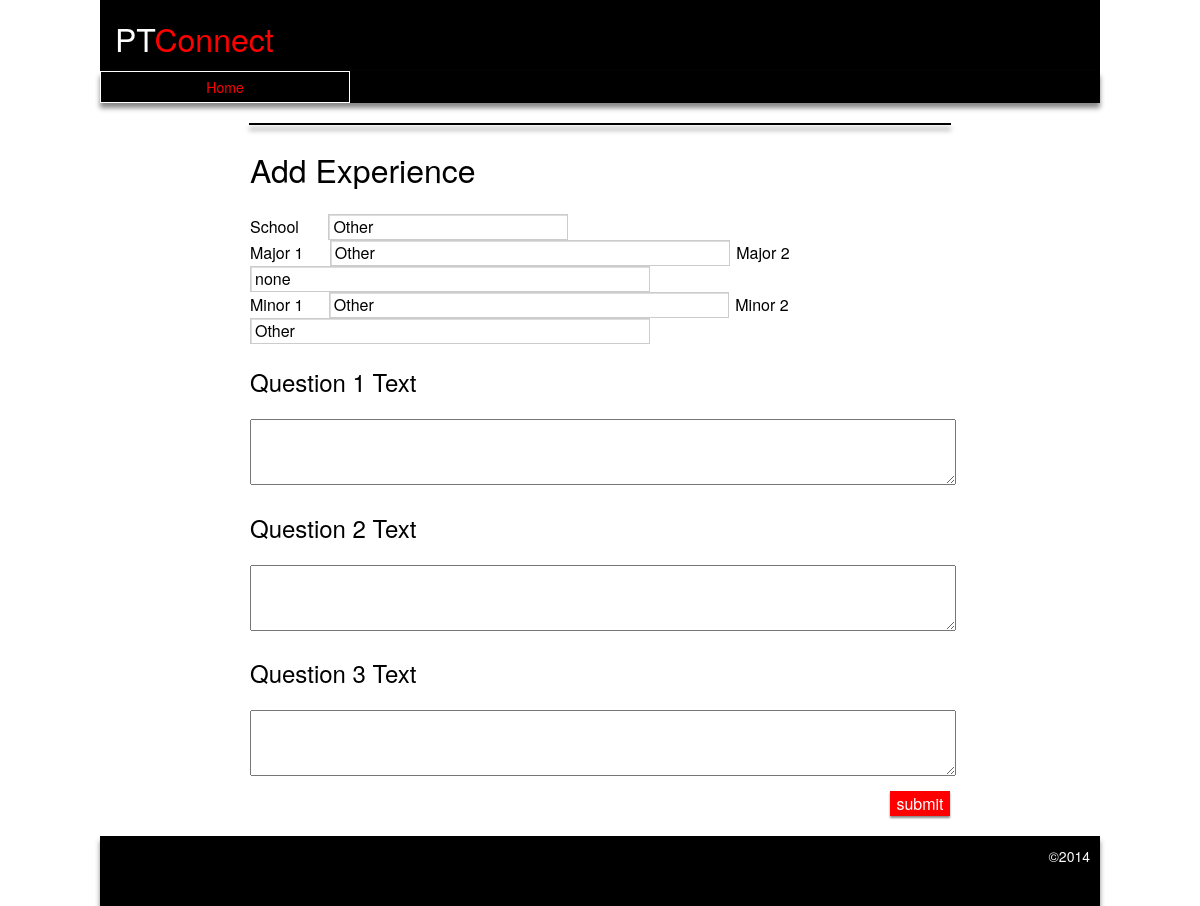
Page /project_files/php_work_material/myCollege.php on the earlier database version.
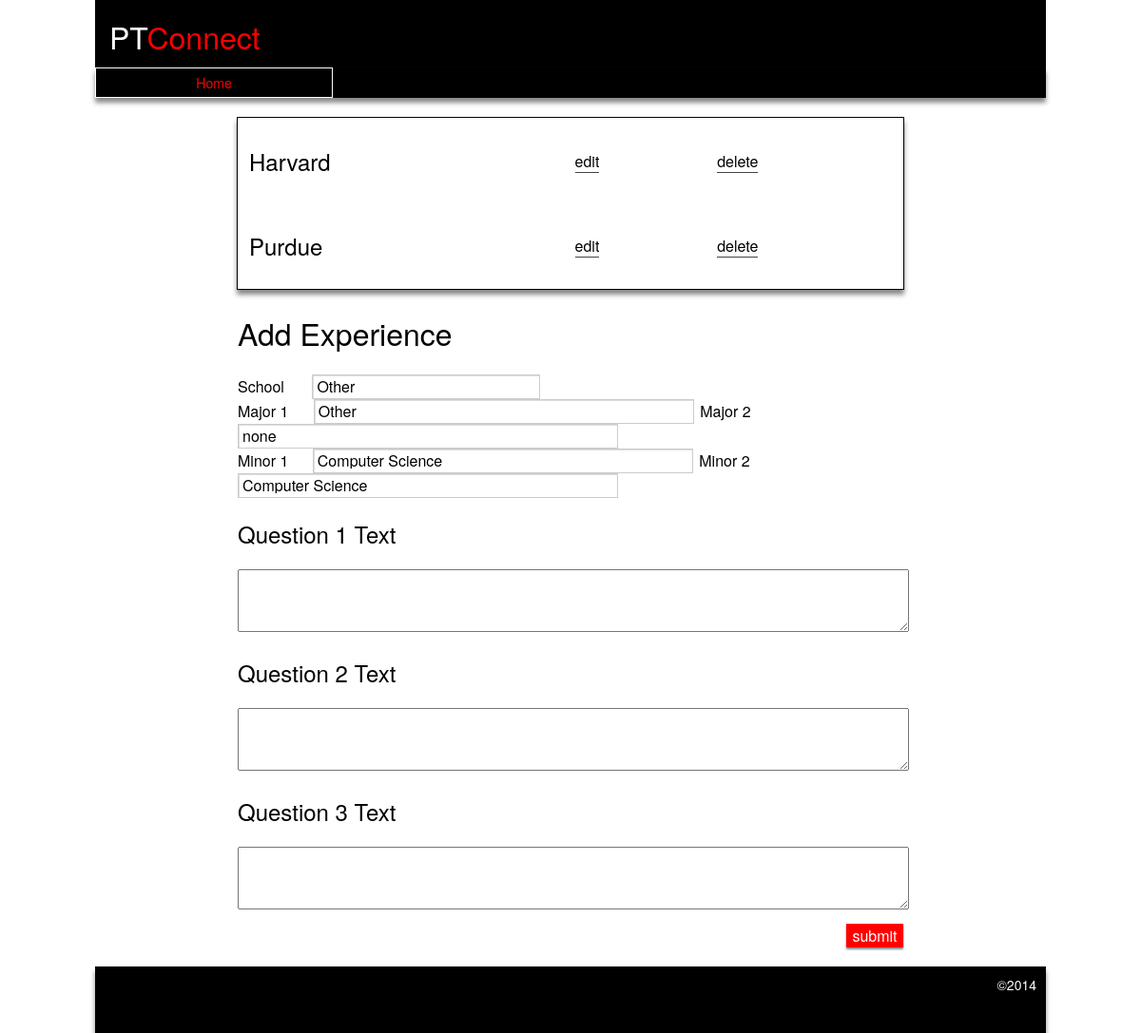
Same page on the later database version.
### tables this page shows
CREATE TABLE IF NOT EXISTS `universities` (
  `id` int(11) NOT NULL AUTO_INCREMENT,
  `name` varchar(45) NOT NULL,
  `location` varchar(45) NOT NULL,
  `image_link` varchar(45) NOT NULL,
  PRIMARY KEY (`id`)
);

### project_files/model/university_db.php (called while the page is built, shortened)
<?php
function get_colleges() {
        global $db;
        $query = "SELECT *
        FROM universities
        ORDER BY name";
        $request = $db->query($query);
        return $request;
}
?>

### project_files/model/concentration_db.php (called while the page is built, shortened)
<?php
function get_minors() {
    global $db;
    $query = 'SELECT DISTINCT name
   FROM concentration
   WHERE major_minor = 1
   ORDER BY name';
    $result = $db->query($query);
    return $result->fetchAll(PDO::FETCH_COLUMN,0);
}
?>

### project_files/php_work_material/myCollege.php (the view, shortened to what this page needs)
<!DOCTYPE html>
<?php
include "../model/database.php";
include "../model/university_db.php";
include "../model/concentration_db.php";
$minors = get_minors();
if(isset($_POST['action']))
{
    $action = $_POST['action'];
}
else
{
    $action='display';
}
if($action==='display')
{
        $colleges = get_colleges();
}
include "header.php"
?>
<html>
	<head>
		<link rel="stylesheet" type="text/css" href="stylesheet.css" />
	</head>
	<body>
	<div id="wrapper1">
    	<div id='wrapper2'>
		<div id='table'>
			<table>
                <?php  foreach($colleges as $college) { ?>
                    <tr>
                        <td><h1><?php echo $college['name']; ?></h1></td>
                        <td>
                            <form action="myCollege.php" method="post">
                                <input id="submitLink" type="submit" value="edit" name="submit"/>
                            </form>
                        </td>
                        <td>
                            <form action="myCollege.php" method="post">
                                <input id="submitLink" type="submit" value="delete" name="submit"/>
                            </form>
                    </tr>
                <?php  } ?>
			</table>
		</div>
		<div id="add">
			<h1><?php if($action==='display') { echo "Add Experience";} else { echo "Edit Experience";} ?></h1>
			<form method="post" action="myCollege.php">
				<label>School</label>
				<select class="dropdown2" id="college2">
                    <option value = "1" class = ".textexp"> Other </option>
                </select>
				<br>
				<label style="margin-right: 2px;">Major 1</label>
				<select class="dropdown2" id = "major1">
                    <option value = "1" class = ".textexp"> Other </option>
                </select>
				<label style="margin-left: 2px;">Major 2</label>
				<select class="dropdown2" id = "major2">
                    <option>none</option>
                </select>
				<br>
				<label style="margin-right: 1px;">Minor 1</label>
				<select class="dropdown2" id = "minor1">
                    <?php for($i = 0; $i < count($minors); $i++) { ?>
                        <?php if($action === 'populate_edit') { ?>
                            <option <?php if($sp_college['type'] === $minors[$i] ) { ?> selected <?php } ?>><?php echo $minors[$i] ?></option>
                        <?php }else { ?> <option><?php echo $minors[$i] ?> <?php } ?></option>
                    <?php } ?>
                    <option value = "1" class = ".textexp"> Other </option>
                </select>
                <label style="margin-left: 2px;">Minor 2</label>
				<select class="dropdown2" id = "minor2">
                    <?php for($i = 0; $i < count($minors); $i++) { ?>
                        <?php if($action === 'populate_edit') { ?>
                            <option <?php if($sp_college['type'] === $minors[$i] ) { ?> selected <?php } ?>><?php echo $minors[$i] ?></option>
                        <?php }else { ?> <option><?php echo $minors[$i] ?> <?php } ?></option>
                    <?php } ?>
                    <option value = "1" class = ".textexp"> Other </option>
                </select>
                <h2>Question 1 Text</h2>
				<textarea class="questions" rows="4"></textarea>
				<h2>Question 2 Text</h2>
				<textarea class="questions" rows="4"></textarea>
				<h2>Question 3 Text</h2>
				<textarea class="questions" rows="4"></textarea>
				<input type="submit" id="addButton" value="submit">
			</form>
		</div>
		</div>
		</div>
	</body>
</html>
<?php include "footer.php" ?>

### project_files/php_work_material/header.php (shortened to what this page needs)
<html>
<head>
    <link rel="stylesheet" type="text/css" href="stylesheet.css" />
</head>
<body>
<div id='navTop'>
    <ul>
        <li><span id="white">PT</span><span id="red">Connect</span></li>
    </ul>
</div>
<div id='tabs'>
    <ul>
        <li class='active'><a href='index.php'><span>Home</span></a></li>
</div>
</body>
</html>

### project_files/php_work_material/footer.php (shortened to what this page needs)
<html>
<head>
    <link rel="stylesheet" type="text/css" href="stylesheet.css" />
</head>
<body>
<div id="footer">
    <h1>&#169;2014</h1>
</div>
</body>
</html>

### project_files/php_work_material/stylesheet.css (style rules this page uses)
body, html { min-width: 700px; max-width: 1000px; margin: 0 auto; height:100%; }
#white { color: white; }
#red { color: red; }
#navTop { background: #000000; }
#navTop ul { width: 100%; margin: 0; padding: 0; position: relative; display: block; font-family: "HelveticaNeue-Thin", "Helvetica Neue Thin", "Helvetica Neue", Helvetica, sans-serif; display: table; clear: both; }
#navTop li { display: block; float: left; font-size: 32px; padding: 15px 0px 10px 15px; }
#tabs { box-shadow: 0px 5px 5px #888888; }
#tabs ul { width: 100%; margin: 0; padding: 0; position: relative; display: block; background: #000000; font-family: "HelveticaNeue-Thin", "Helvetica Neue Thin", "Helvetica Neue", Helvetica, sans-serif; display: table; clear: both; }
#tabs li { display: block; float: left; margin: 0; width: calc(25% - 2px); border: 1px solid white; }
#tabs li a { display: block; float: center; color: white; text-align: center; text-decoration: none; font-size: 14px; padding: 5px 0px 5px 0px; }
#tabs li.active a { color: red; }
#footer { display: block; position: relative; bottom: 0; width: 100%; margin-top: -70px; height: 70px; padding: 0; background: #000000; font-family: "HelveticaNeue-Thin", "Helvetica Neue Thin", "Helvetica Neue", Helvetica, sans-serif; box-shadow: 0px 5px 5px #888888; }
#footer h1 { font-size: 14px; color: white; font-weight: normal; float: right; padding-right: 10px; }
#wrapper1 { min-height: 100%; }
#wrapper2 { overflow:auto; padding-bottom: 70px; }
h1 { font-weight: normal; }
#table { border: 1px solid black; width: 70%; display: block; margin: 20px auto 0 auto; font-family: "HelveticaNeue-Light", "Helvetica Neue Light", "Helvetica Neue", Helvetica, sans-serif; box-shadow: 0px 5px 5px #888888; }
#table table { min-width: 100%; }
#table td { padding: 10px 10px 10px 10px; }
#table td h1 { font-family: "HelveticaNeue-Light", "Helvetica Neue Light", "Helvetica Neue", Helvetica, sans-serif; text-decoration: none; font-weight: normal; font-size: 24px; }
.dropdown2 { font-family: "HelveticaNeue-Thin", "Helvetica Neue Thin", "Helvetica Neue", Helvetica, sans-serif; background: transparent; padding: 4px; font-size: 16px; line-height: 1; border: 0; border-radius: 0; -webkit-appearance: none; background: url("http://cdn.bavotasan.com/wp-content/uploads/2011/05/down_arrow_select.jpg") no-repeat right white; border: 1px solid #ccc; box-shadow: inset 1px 1px 0px 0px #dddddd; width: 400px; }
.dropdown2 option { font-family: "HelveticaNeue-Thin", "Helvetica Neue Thin", "Helvetica Neue", Helvetica, sans-serif; }
#add { width: 70%; display: block; margin: 20px auto 0 auto; font-family: "HelveticaNeue-Thin", "Helvetica Neue Thin", "Helvetica Neue", Helvetica, sans-serif; }
#add h1 { font-weight: normal; }
#add h2 { font-weight: normal; }
#college2 { width: 240px; margin-left: 5px; }
label { padding-right: 20px; }
.questions { display: inline-block; width: 100%; margin-left: auto; margin-right: auto; }
#addButton { -webkit-appearance: none; border-radius: 0; background: transparent; background: red; color: white; border: 0; width: 60px; font-size: 16px; font-family: "HelveticaNeue-Thin", "Helvetica Neue Thin", "Helvetica Neue", Helvetica, sans-serif; float: right; box-shadow: 0px 2px 2px #888888; margin: 10px 0px 20px 0px; }
#submitLink { background: none; border: none; padding: 0; border-bottom: 1px solid #444; font-family: "HelveticaNeue-Thin", "Helvetica Neue Thin", "Helvetica Neue", Helvetica, sans-serif; font-size: 16px; }

### project_files/php_work_material/myCollege.php (style rules this page uses)
.dropdown2 { width:240px; }

Differences in the rows shown:
added universities: name "Harvard"
added universities: name "Purdue"
Other differences:
form field value: "Other" → "Computer Science"
